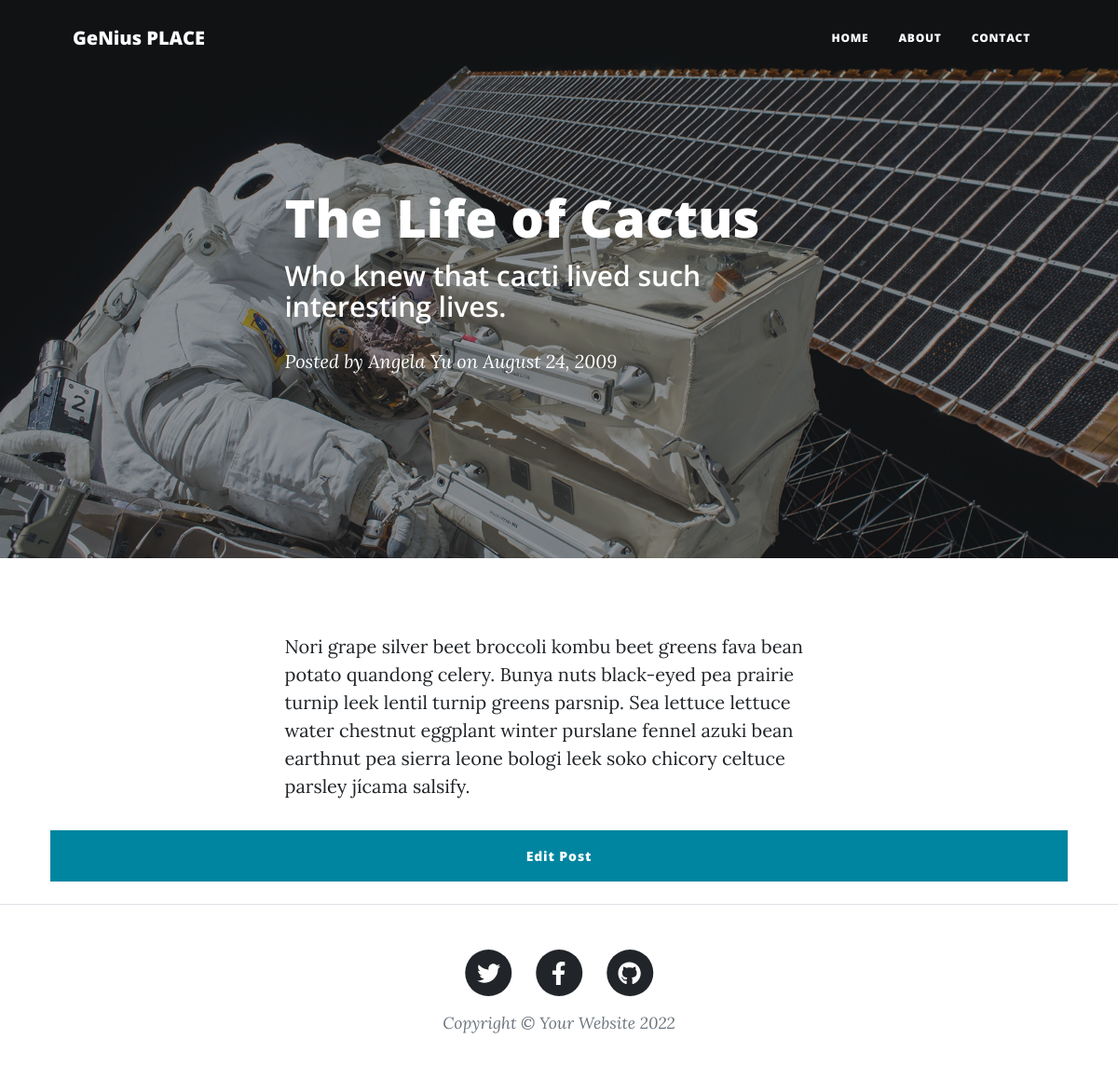
/post/1, run on an earlier commit of the app's database.
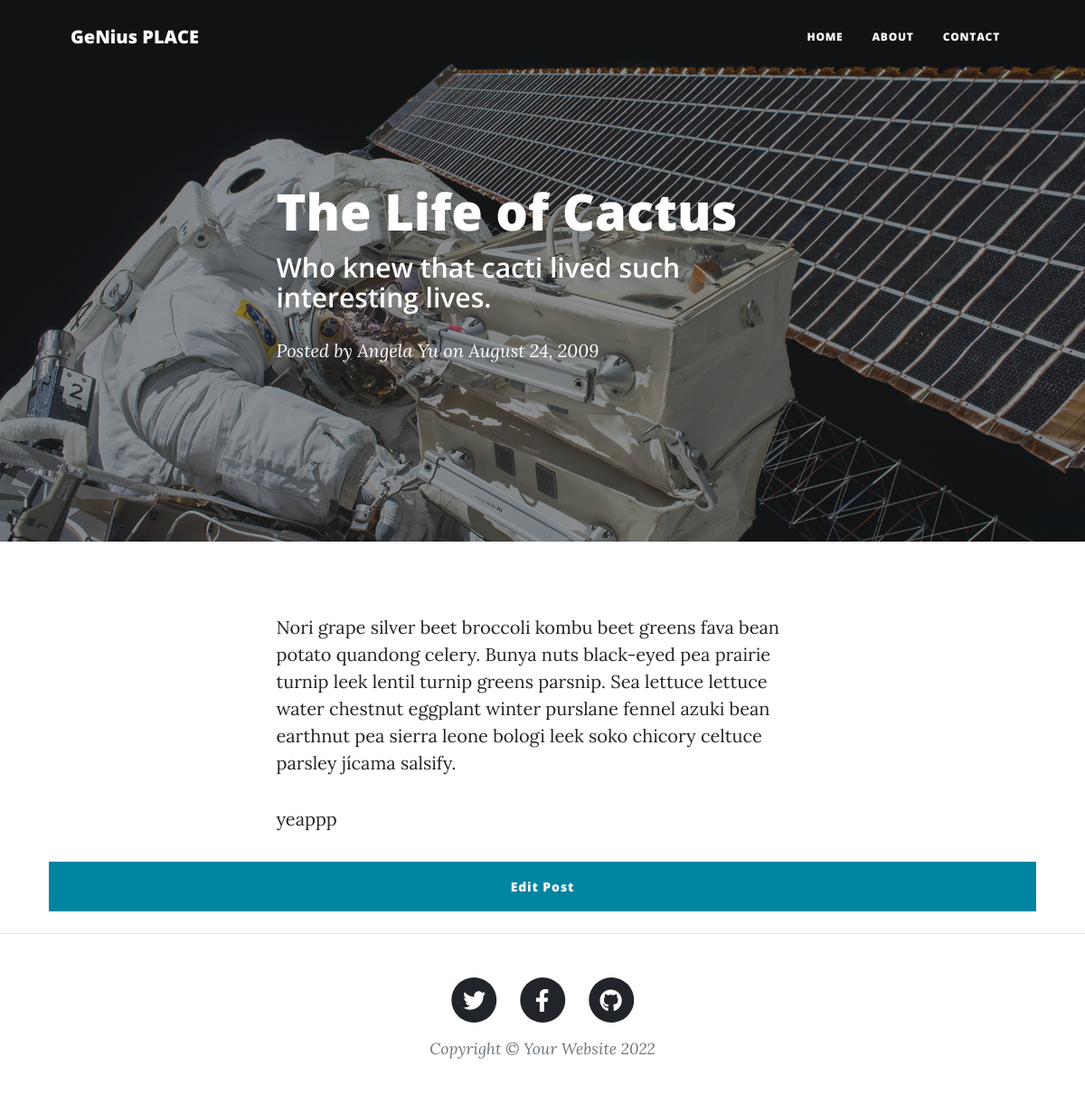
And on a later commit of the database.
### main.py (models this page shows)
class BlogPost(db.Model):
    id = db.Column(db.Integer, primary_key=True)
    title = db.Column(db.String(250), unique=True, nullable=False)
    subtitle = db.Column(db.String(250), nullable=False)
    date = db.Column(db.String(250), nullable=False)
    body = db.Column(db.Text, nullable=False)
    author = db.Column(db.String(250), nullable=False)
    img_url = db.Column(db.String(250), nullable=False)

### main.py (the view)
@app.route('/post/<int:post_id>')
def blog_posts(post_id):
    requested_post = BlogPost.query.get(post_id)
    return render_template('post.html', blog_post=requested_post)

### templates/post.html
{% include "header.html" %}
        <header class="masthead" style="background-image: url('{{ url_for('static', filename='assets/img/post-bg.jpg')}}')">
            <div class="container position-relative px-4 px-lg-5">
                <div class="row gx-4 gx-lg-5 justify-content-center">
                    <div class="col-md-10 col-lg-8 col-xl-7">
                        <div class="post-heading">
                            <h1>{{blog_post.title}}</h1>
                            <h2 class="subheading">{{blog_post.subtitle}}</h2>
                            <span class="meta">
                                Posted by
                                <a href="#!">{{blog_post.author}}</a>
                                on {{blog_post.date}}
                            </span>
                        </div>
                    </div>
                </div>
            </div>
        </header>
        <article class="mb-4">
            <div class="container px-4 px-lg-5">
                <div class="row gx-4 gx-lg-5 justify-content-center">
                    <div class="col-md-10 col-lg-8 col-xl-7">
                        <p> {{blog_post.body|safe}} </p>
                    </div>
                    <a class="btn btn-primary float-right" href="{{url_for('edit_post', post_id=blog_post.id)}}">Edit Post</a>
                </div>
            </div>
        </article>
{% include "footer.html" %}

### templates/header.html (shortened to what this page needs)
<!DOCTYPE html>
<html lang="en">
    <head>
        <link href="{{ url_for('static', filename='css/styles.css') }}" rel="stylesheet" />
    </head>
    <body>
        <nav class="navbar navbar-expand-lg navbar-light" id="mainNav">
            <div class="container px-4 px-lg-5">
                <a class="navbar-brand" href="index.html">GeNius PLACE</a>
                <div class="collapse navbar-collapse" id="navbarResponsive">
                    <ul class="navbar-nav ms-auto py-4 py-lg-0">
                        <li class="nav-item"><a class="nav-link px-lg-3 py-3 py-lg-4" href="/">Home</a></li>
                        <li class="nav-item"><a class="nav-link px-lg-3 py-3 py-lg-4" href="/about">About</a></li>
                        <li class="nav-item"><a class="nav-link px-lg-3 py-3 py-lg-4" href="/contact">Contact</a></li>
                    </ul>
                </div>
            </div>
        </nav>

### templates/footer.html (shortened to what this page needs)
        <footer class="border-top">
            <div class="container px-4 px-lg-5">
                <div class="row gx-4 gx-lg-5 justify-content-center">
                    <div class="col-md-10 col-lg-8 col-xl-7">
                        <ul class="list-inline text-center">
                            <li class="list-inline-item">
                                <a href="#!">
                                    <span class="fa-stack fa-lg">
                                        <i class="fas fa-circle fa-stack-2x"></i>
                                        <i class="fab fa-twitter fa-stack-1x fa-inverse"></i>
                                    </span>
                                </a>
                            </li>
                            <li class="list-inline-item">
                                <a href="#!">
                                    <span class="fa-stack fa-lg">
                                        <i class="fas fa-circle fa-stack-2x"></i>
                                        <i class="fab fa-facebook-f fa-stack-1x fa-inverse"></i>
                                    </span>
                                </a>
                            </li>
                            <li class="list-inline-item">
                                <a href="#!">
                                    <span class="fa-stack fa-lg">
                                        <i class="fas fa-circle fa-stack-2x"></i>
                                        <i class="fab fa-github fa-stack-1x fa-inverse"></i>
                                    </span>
                                </a>
                            </li>
                        </ul>
                        <div class="small text-center text-muted fst-italic">Copyright &copy; Your Website 2022</div>
                    </div>
                </div>
            </div>
        </footer>
    </body>
</html>

What changed in the data, as far as the page shows it:
changed BlogPost "The Life of Cactus": body "…celtuce parsley jícama salsify." → "…celtuce parsley jícama salsify. yeappp"
